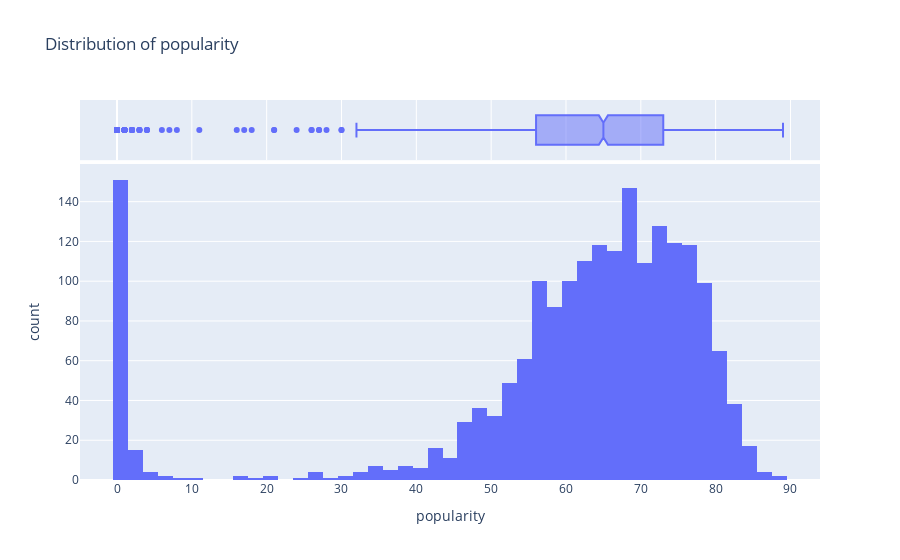
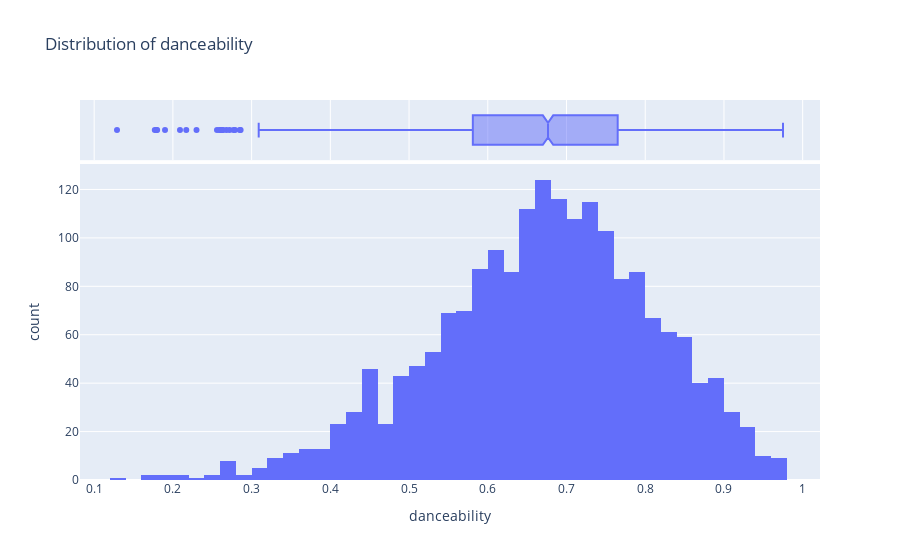
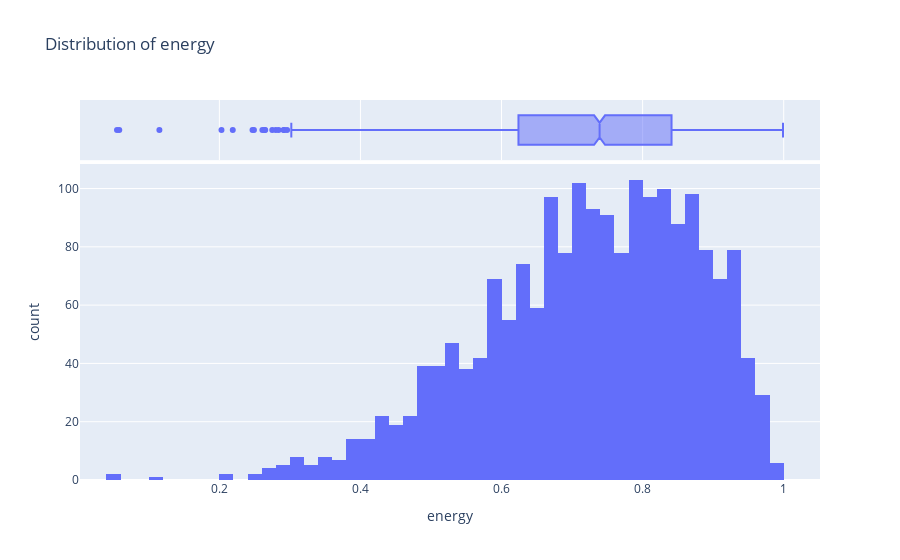

The notebook cell saved with these charts, in order:
### Code cell
numerical_cols = ['popularity', 'danceability', 'energy', 'loudness', 'duration_ms']

for col in numerical_cols:
    fig = px.histogram(df, x=col, nbins=50, marginal="box", title=f'Distribution of {col}')
    fig.show()

### Figure 1 — Plotly figure (JSON) as saved in the notebook; plotly's stock layout.template omitted (floating-point values rounded to 4 significant figures; data arrays with more than 128 entries replaced by an {"elided": "..."} marker saying what was removed)
{"data": [{"alignmentgroup": "True", "bingroup": "x", "hovertemplate": "popularity=%{x}<br>count=%{y}<extra></extra>", "legendgroup": "", "marker": {"color": "#636efa", "pattern": {"shape": ""}}, "name": "", "nbinsx": 50, "offsetgroup": "", "orientation": "v", "showlegend": false, "type": "histogram", "x": {"elided": "1926 int values"}, "xaxis": "x", "yaxis": "y"}, {"alignmentgroup": "True", "hovertemplate": "popularity=%{x}<extra></extra>", "legendgroup": "", "marker": {"color": "#636efa"}, "name": "", "notched": true, "offsetgroup": "", "showlegend": false, "type": "box", "x": {"elided": "1926 int values"}, "xaxis": "x2", "yaxis": "y2"}], "layout": {"autosize": true, "barmode": "relative", "legend": {"tracegroupgap": 0}, "title": {"text": "Distribution of popularity"}, "xaxis": {"anchor": "y", "autorange": true, "domain": [0, 1], "range": [-4.944, 93.94], "title": {"text": "popularity"}, "type": "linear"}, "xaxis2": {"anchor": "y2", "autorange": true, "domain": [0, 1], "matches": "x", "range": [-4.944, 93.94], "showgrid": true, "showticklabels": false, "type": "linear"}, "yaxis": {"anchor": "x", "autorange": true, "domain": [0, 0.8316], "range": [0, 158.9], "title": {"text": "count"}}, "yaxis2": {"anchor": "x2", "autorange": true, "domain": [0.8416, 1], "matches": "y2", "range": [-0.5, 0.5], "showgrid": false, "showline": false, "showticklabels": false, "ticks": "", "type": "category"}}}

### Figure 2 — Plotly figure (JSON) as saved in the notebook; plotly's stock layout.template omitted (floating-point values rounded to 4 significant figures; data arrays with more than 128 entries replaced by an {"elided": "..."} marker saying what was removed)
{"data": [{"alignmentgroup": "True", "bingroup": "x", "hovertemplate": "danceability=%{x}<br>count=%{y}<extra></extra>", "legendgroup": "", "marker": {"color": "#636efa", "pattern": {"shape": ""}}, "name": "", "nbinsx": 50, "offsetgroup": "", "orientation": "v", "showlegend": false, "type": "histogram", "x": {"elided": "1926 float values"}, "xaxis": "x", "yaxis": "y"}, {"alignmentgroup": "True", "hovertemplate": "danceability=%{x}<extra></extra>", "legendgroup": "", "marker": {"color": "#636efa"}, "name": "", "notched": true, "offsetgroup": "", "showlegend": false, "type": "box", "x": {"elided": "1926 float values"}, "xaxis": "x2", "yaxis": "y2"}], "layout": {"autosize": true, "barmode": "relative", "legend": {"tracegroupgap": 0}, "title": {"text": "Distribution of danceability"}, "xaxis": {"anchor": "y", "autorange": true, "domain": [0, 1], "range": [0.082, 1.022], "title": {"text": "danceability"}, "type": "linear"}, "xaxis2": {"anchor": "y2", "autorange": true, "domain": [0, 1], "matches": "x", "range": [0.082, 1.022], "showgrid": true, "showticklabels": false, "type": "linear"}, "yaxis": {"anchor": "x", "autorange": true, "domain": [0, 0.8316], "range": [0, 130.5], "title": {"text": "count"}}, "yaxis2": {"anchor": "x2", "autorange": true, "domain": [0.8416, 1], "matches": "y2", "range": [-0.5, 0.5], "showgrid": false, "showline": false, "showticklabels": false, "ticks": "", "type": "category"}}}

### Figure 3 — Plotly figure (JSON) as saved in the notebook; plotly's stock layout.template omitted (floating-point values rounded to 4 significant figures; data arrays with more than 128 entries replaced by an {"elided": "..."} marker saying what was removed)
{"data": [{"alignmentgroup": "True", "bingroup": "x", "hovertemplate": "energy=%{x}<br>count=%{y}<extra></extra>", "legendgroup": "", "marker": {"color": "#636efa", "pattern": {"shape": ""}}, "name": "", "nbinsx": 50, "offsetgroup": "", "orientation": "v", "showlegend": false, "type": "histogram", "x": {"elided": "1926 float values"}, "xaxis": "x", "yaxis": "y"}, {"alignmentgroup": "True", "hovertemplate": "energy=%{x}<extra></extra>", "legendgroup": "", "marker": {"color": "#636efa"}, "name": "", "notched": true, "offsetgroup": "", "showlegend": false, "type": "box", "x": {"elided": "1926 float values"}, "xaxis": "x2", "yaxis": "y2"}], "layout": {"autosize": true, "barmode": "relative", "legend": {"tracegroupgap": 0}, "title": {"text": "Distribution of energy"}, "xaxis": {"anchor": "y", "autorange": true, "domain": [0, 1], "range": [0.00245, 1.051], "title": {"text": "energy"}, "type": "linear"}, "xaxis2": {"anchor": "y2", "autorange": true, "domain": [0, 1], "matches": "x", "range": [0.00245, 1.051], "showgrid": true, "showticklabels": false, "type": "linear"}, "yaxis": {"anchor": "x", "autorange": true, "domain": [0, 0.8316], "range": [0, 108.4], "title": {"text": "count"}}, "yaxis2": {"anchor": "x2", "autorange": true, "domain": [0.8416, 1], "matches": "y2", "range": [-0.5, 0.5], "showgrid": false, "showline": false, "showticklabels": false, "ticks": "", "type": "category"}}}
